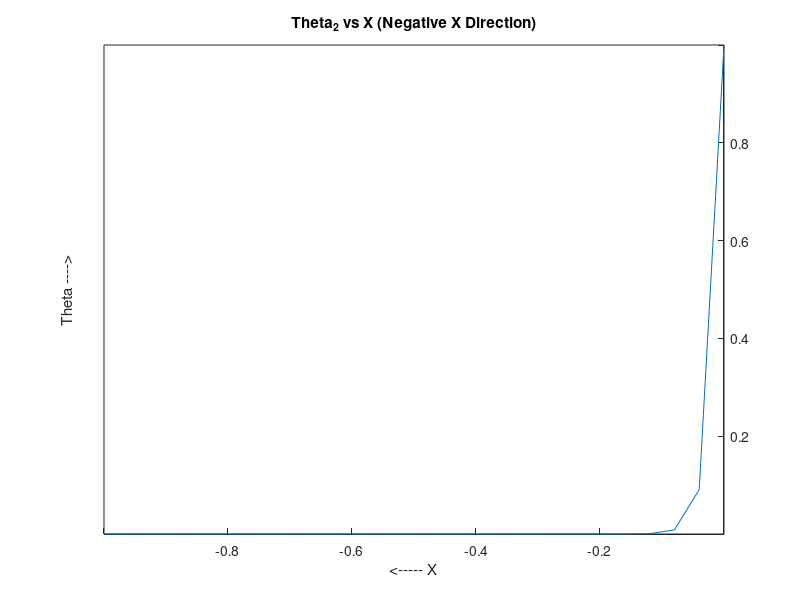

MATLAB code for this plot:
%Code to solve the simultaneous equations(negative x direction) for using TDMA and plot the Non-Dimensional Temperature Theta vs x
clear
L=1;
Pe_c=10;
m=25;
Theta=zeros(1,m+1);
Theta(1)=1;
Theta(m+1)=0;
D=(-(2+Pe_c))*ones(1,m);
D(1)=1;
A=(1+Pe_c)*ones(1,m);
A(m)=0;
A(1)=0;
B=ones(1,m);
B(1:2)=0;
C=zeros(1,m);
C(1)=1;
C(2)=-1;
for i=2:m
  w=B(i)/D(i-1);
  D(i)=D(i)-w*A(i-1);
  C(i)=C(i)-w*C(i-1);
endfor
Theta(m)=C(m)/D(m);
for i=m-1:-1:1
  Theta(i)=(C(i)-A(i)*Theta(i+1))/D(i);
endfor
disp(Theta)
X=linspace(0,-L,m+1);
plot(X,Theta)
set(gca, 'XAxisLocation', 'origin', 'YAxisLocation', 'origin');
xlabel("<----- X");
ylabel("Theta ---->");
title("Theta_2 vs X (Negative X Direction)");
saveas(1,"Plot-2.png")
